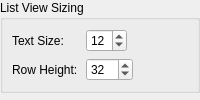
<?xml version="1.0" encoding="UTF-8"?>
<ui version="4.0">
 <class>AppearanceListPanel</class>
 <widget class="QWidget" name="AppearanceListPanel">
  <layout class="QVBoxLayout" name="rootLayout">
   <property name="leftMargin"><number>0</number></property>
   <property name="topMargin"><number>0</number></property>
   <property name="rightMargin"><number>0</number></property>
   <property name="bottomMargin"><number>0</number></property>
   <property name="spacing"><number>8</number></property>
   <item>
    <widget class="QGroupBox" name="appearanceListSizingGroupBox">
     <property name="title"><string>List View Sizing</string></property>
     <layout class="QFormLayout" name="appearanceListFormLayout">
      <property name="horizontalSpacing"><number>8</number></property>
      <property name="verticalSpacing"><number>6</number></property>
      <property name="fieldGrowthPolicy"><enum>QFormLayout::FieldGrowthPolicy::ExpandingFieldsGrow</enum></property>
      <item row="0" column="0"><widget class="QLabel" name="label_listFontSize"><property name="text"><string>Text Size:</string></property></widget></item>
      <item row="0" column="1"><widget class="QSpinBox" name="listFontSizeSpinBox"><property name="minimumWidth"><number>110</number></property><property name="toolTip"><string>Font size for list view text (6-48 pt)</string></property><property name="minimum"><number>6</number></property><property name="maximum"><number>48</number></property><property name="value"><number>12</number></property></widget></item>
      <item row="1" column="0"><widget class="QLabel" name="label_listRowHeight"><property name="text"><string>Row Height:</string></property></widget></item>
      <item row="1" column="1"><widget class="QSpinBox" name="listRowHeightSpinBox"><property name="minimumWidth"><number>110</number></property><property name="toolTip"><string>Height of each row in list view (20-100 px)</string></property><property name="minimum"><number>20</number></property><property name="maximum"><number>100</number></property><property name="value"><number>32</number></property></widget></item>
     </layout>
    </widget>
   </item>
   <item><spacer name="appearanceListVerticalSpacer"><property name="orientation"><enum>Qt::Orientation::Vertical</enum></property><property name="sizeHint" stdset="0"><size><width>20</width><height>4</height></size></property></spacer></item>
  </layout>
 </widget>
 <resources/>
 <connections/>
</ui>
